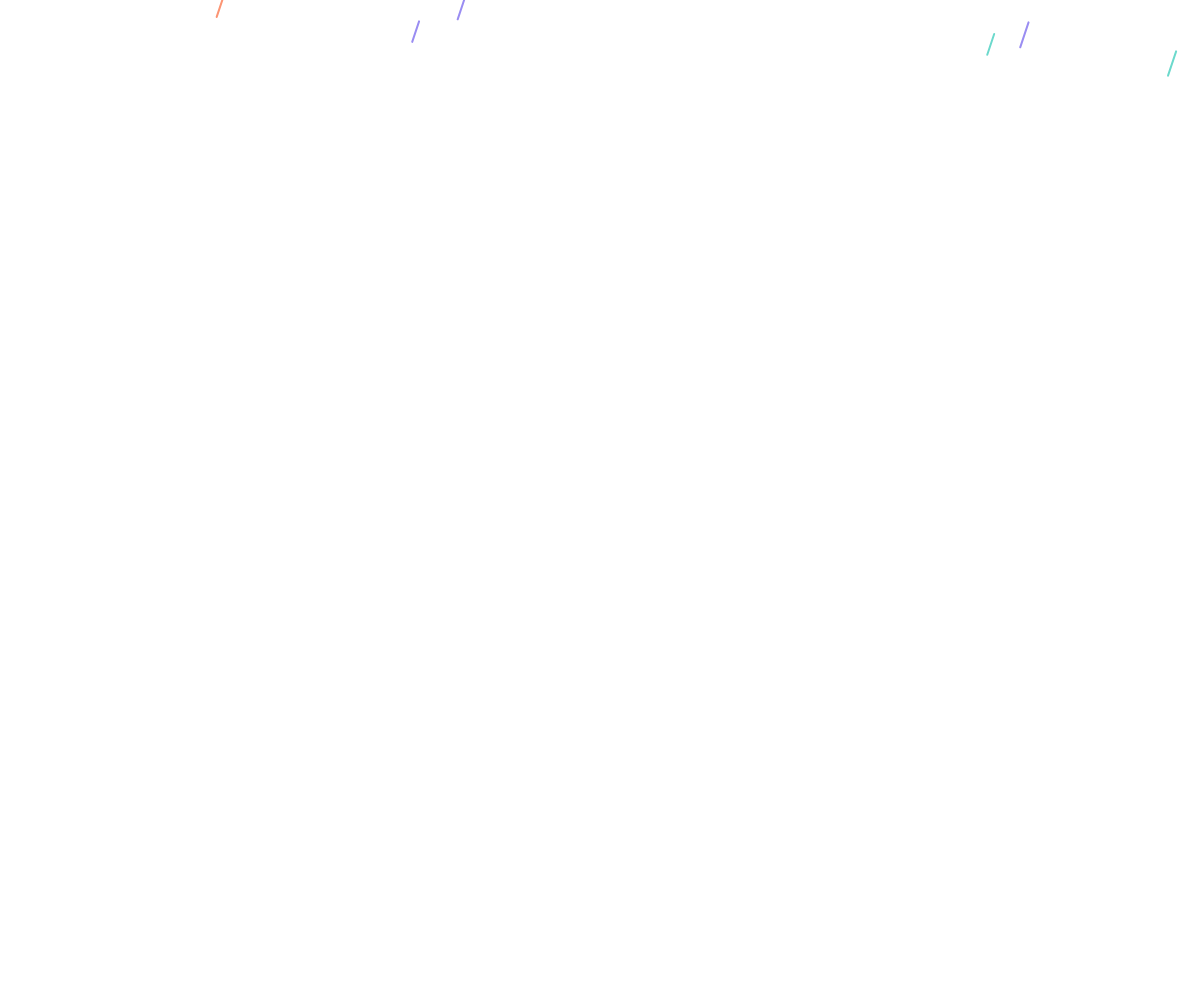
Frame 1 (no input)
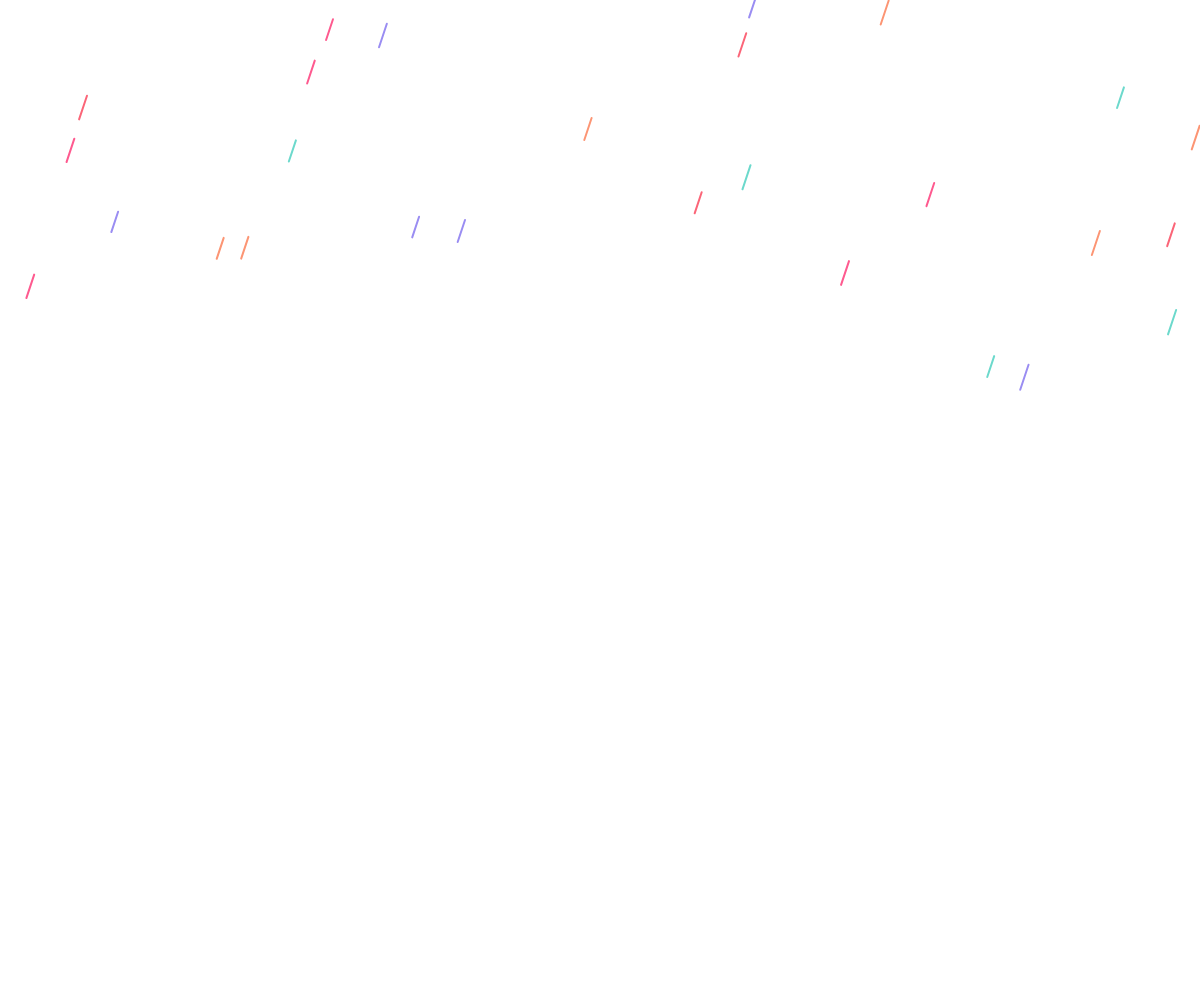
Frame 60 (no input)
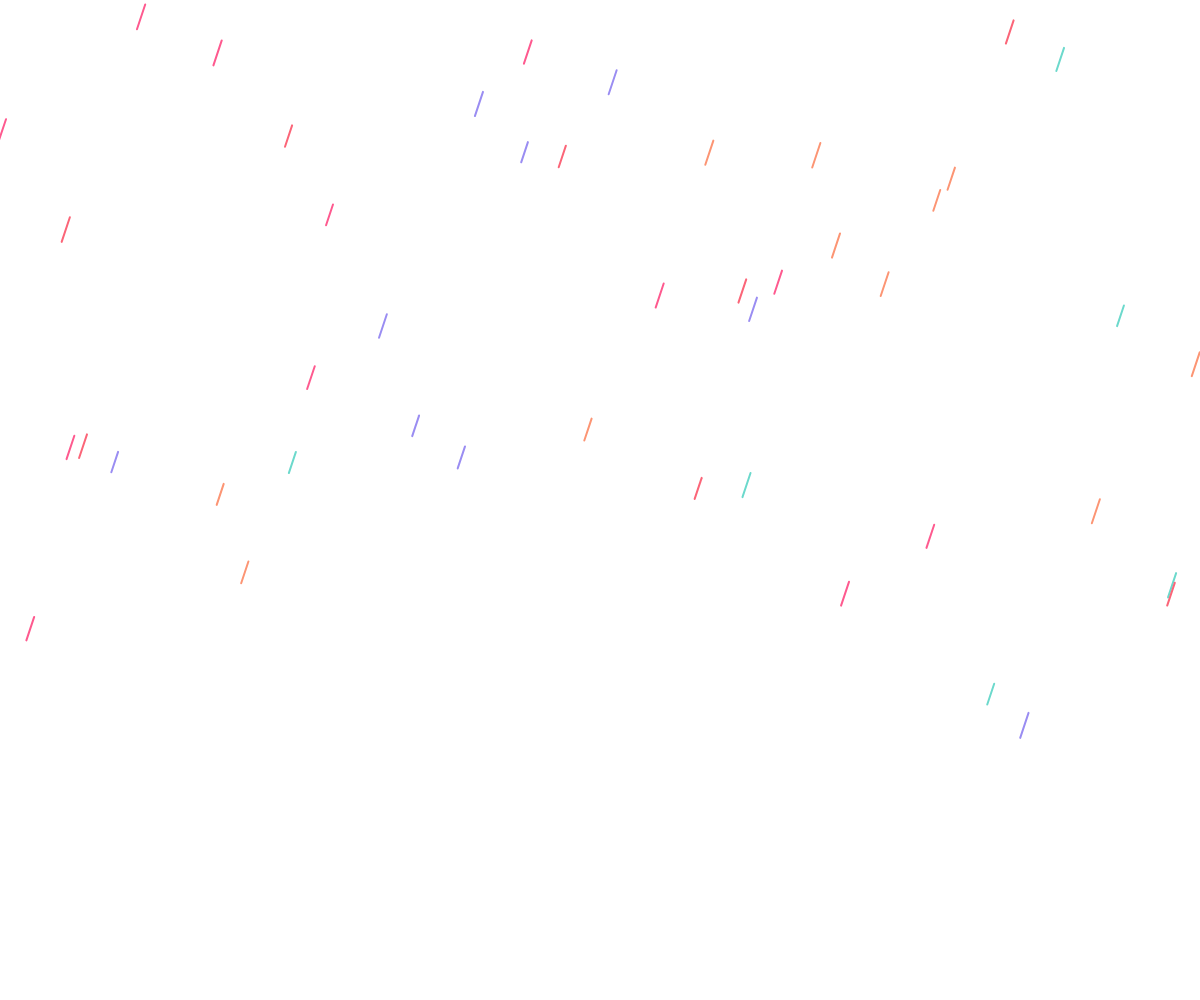
Frame 120 (the mouse pressed at the canvas centre since frame 60)

The p5.js sketch that drew these frames (run headless with seeded random() and noise() and a simulated clock; from frame 60 on, the mouse is pressed at the canvas centre):

// p5.js sketch
// ── sketch.js
/*
 * sketch.js
 * Graduation / Kelulusan SMK Negeri 4 Tasikmalaya
 * 
 * Zul Hilmi
 * https://github.com/hilmizul/graduation
 * 31 Mei 2021
 */

let drops = [];

function windowResized() {
  resizeCanvas(windowWidth, windowHeight);
}

function setup() {
  canvas = createCanvas(windowWidth, windowHeight);
  canvas.position(0, 0);
  canvas.style('z-index', '-1');

  for (let i = 0; i < 50; i++) {
    drops[i] = new Drop(Math.floor(random(5)));
  }
}

function draw() {
  background(255);

  for (let i = 0; i < drops.length; i++) {
    drops[i].fall();
    drops[i].show();
    if (drops[i].pos.y > height) {
      drops.splice(i, 1);
    }
  }
}
// ── drop.js
class Drop {
  constructor(index) {
    this.pos = createVector(random(width), random(-500, 50));
    this.len = random(20, 25);
    this.vel = random(3, 6);
    this.colors = ['#6CD9CC', '#FB6578', '#FE5A8F', '#FC9574', '#9A8DF2'];
    this.index = index
  }

  fall() {
    this.pos.y += this.vel;
    if (this.pos.y > height) {
      this.pos.y = random(-200, -100);
      this.vel = random(3, 6);
    }
  }

  show() {
    strokeWeight(2);
    stroke(this.colors[this.index]);
    line(this.pos.x, this.pos.y, this.pos.x - this.len / 3, this.pos.y + this.len);
    stroke(0);
    strokeWeight(1);
  }
}
